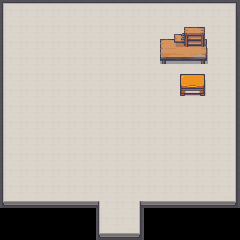

This game map was drawn from its Tiled (.tmx) file and the tilesets committed beside it. A one-line description and the trimmed map source follow:
An orthogonal 15x15 tile map with 16x16 px tiles, 3 tile layers (Background, Road, Prop), 9 tilesets and 4 objects (2x Transaction, SpawnPoint).

<map version="1.10" tiledversion="1.12.2" class="MapMeta" orientation="orthogonal" renderorder="right-down" width="15" height="15" tilewidth="16" tileheight="16" infinite="0" nextlayerid="6" nextobjectid="9">
 <properties>
  <property name="mapId" value="aa8f90d3-05e2-5f9a-9dee-a6adcd60db60" />
  <property name="mapName" value="{playerName}的家" />
  <property name="parentMap" value="25f3952d-ec39-53af-a8c1-d523c43b80b0" />
  <property name="region" value="开源镇" />
  <property name="type" propertytype="MapType" value="inDoor" />
 </properties>
 <tileset firstgid="1" source="../../../tilesets/Godot_Autotiles_16x16.tsx" />
 <tileset firstgid="1249" source="../../../tilesets/Game_Maker_Studio_Autotiles_16x16.tsx" />
 <tileset firstgid="2497" source="../../../tilesets/3_Props_and_Buildings_16x16.tsx" />
 <tileset firstgid="6977" source="../../../tilesets/5_Floor_Modular_Buildings_16x16.tsx" />
 <tileset firstgid="15265" source="../../../tilesets/5_Fruit_Trees.tsx" />
 <tileset firstgid="16440" source="../../../tilesets/6_Garage_Sales_16x16.tsx" />
 <tileset firstgid="17656" source="../../../tilesets/7_Pickup_Items_16x16.tsx" />
 <tileset firstgid="17796" source="../../../tilesets/7_Villas_16x16.tsx" />
 <tileset firstgid="19620" source="../../../tilesets/8_Worksite_16x16.tsx" />
 <layer id="1" name="Background" width="15" height="15">
  <data>[225 cells, 201 non-empty, 11 distinct tile ids]</data>
 </layer>
 <layer id="2" name="Road" width="15" height="15">
  <data>[225 cells, 193 non-empty, 11 distinct tile ids]</data>
 </layer>
 <layer id="3" name="Prop" width="15" height="15">
  <data>[225 cells, 13 non-empty, 13 distinct tile ids]</data>
 </layer>
 <objectgroup id="5" name="Interactive">
  <object id="1" type="Transaction" x="96" y="224" width="48" height="16">
   <properties>
    <property name="from" value="aa8f90d3-05e2-5f9a-9dee-a6adcd60db60" />
    <property name="to" value="25f3952d-ec39-53af-a8c1-d523c43b80b0" />
   </properties>
  </object>
  <object id="2" type="Transaction" x="112" y="208" width="16" height="16">
   <properties>
    <property name="from" value="25f3952d-ec39-53af-a8c1-d523c43b80b0" />
    <property name="to" value="aa8f90d3-05e2-5f9a-9dee-a6adcd60db60" />
   </properties>
  </object>
  <object id="7" x="167.739" y="9.63802" width="80" height="22.3906">
   <text pixelsize="9" wrap="1">游戏说明</text>
  </object>
  <object id="8" name="SpawnPoint" type="SpawnPoint" x="117.262" y="115.476">
   <properties>
    <property name="type" propertytype="Type" value="spawnPoint" />
   </properties>
   <point />
  </object>
 </objectgroup>
</map>
